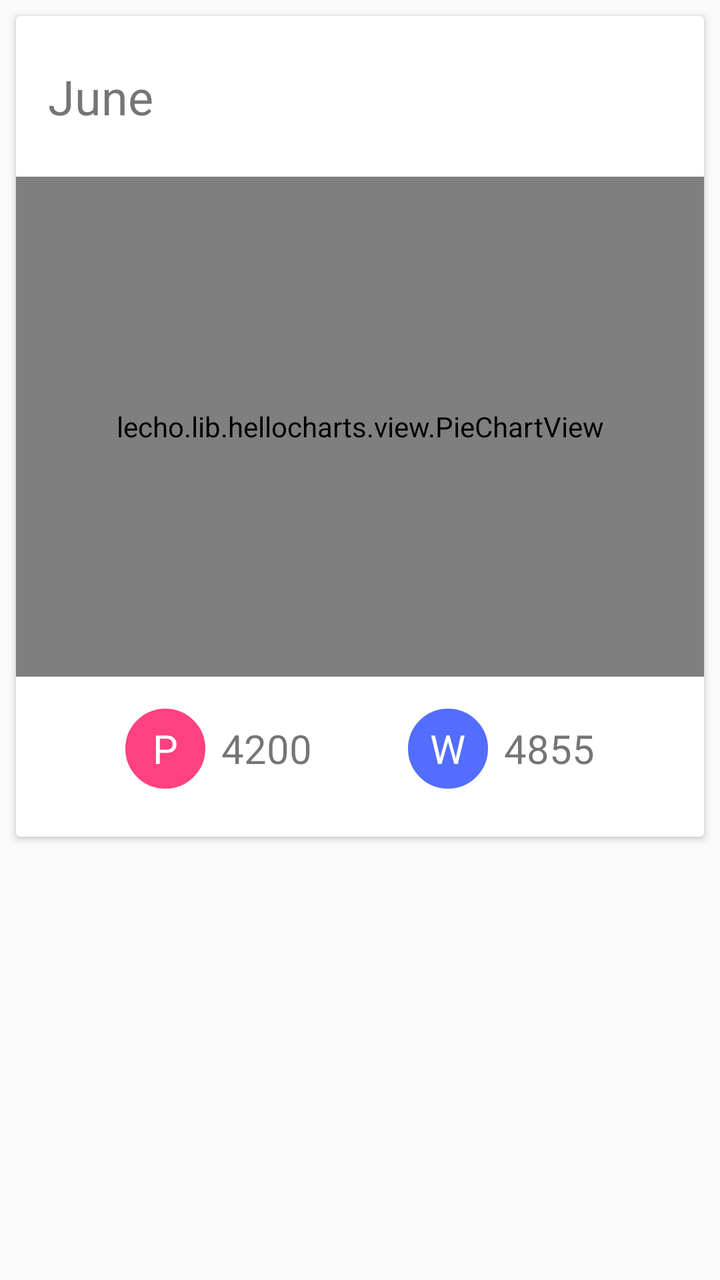
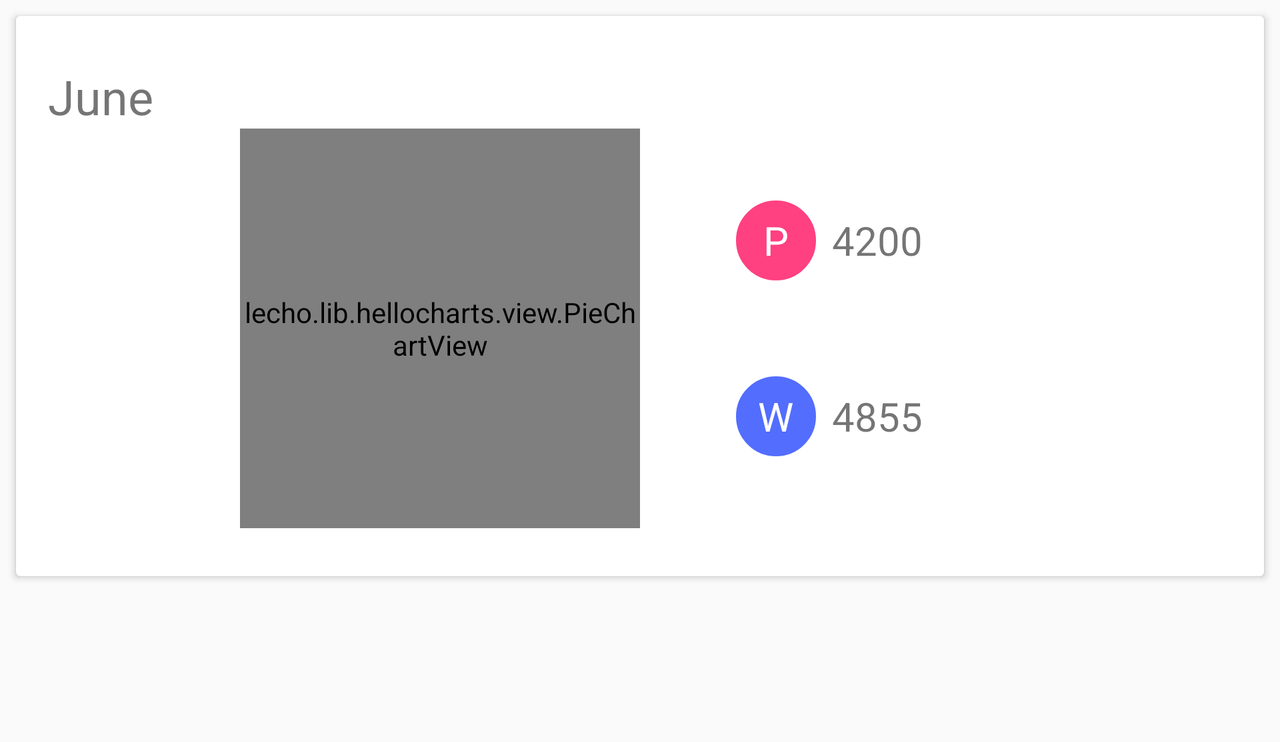

First picture: res/layout/ on a phone held upright. Second picture: the repository's own variant of that layout, on a device whose configuration matches the variant's folder. Source for both follows.
<!-- AndroidManifest.xml: application theme AppTheme -->
<!-- res/layout/fragment_summary.xml -->
<?xml version="1.0" encoding="utf-8"?>
<ScrollView xmlns:android="http://schemas.android.com/apk/res/android"
    xmlns:tools="http://schemas.android.com/tools"
    android:orientation="vertical"
    android:layout_width="match_parent"
    android:layout_height="match_parent">

    <android.support.v7.widget.CardView
        xmlns:card_view="http://schemas.android.com/apk/res-auto"
        android:layout_width="match_parent"
        android:layout_height="wrap_content"
        android:layout_margin="@dimen/card_edge_margin"
        card_view:cardCornerRadius="@dimen/card_corner_radius">

        <RelativeLayout
            android:layout_width="match_parent"
            android:layout_height="match_parent">

            <TextView
                android:id="@+id/period"
                android:layout_width="wrap_content"
                android:layout_height="wrap_content"
                android:layout_alignParentLeft="true"
                android:layout_alignParentStart="true"
                android:paddingTop="@dimen/card_title_large_padding_top"
                android:paddingLeft="@dimen/card_content_padding"
                android:paddingStart="@dimen/card_content_padding"
                android:paddingBottom="@dimen/card_content_large_padding"
                android:textSize="@dimen/card_large_title_text_size"
                tools:text="June" />

            <lecho.lib.hellocharts.view.PieChartView
                android:id="@+id/chart"
                android:layout_width="match_parent"
                android:layout_height="250dp"
                android:layout_below="@id/period"
                android:layout_centerHorizontal="true" />

            <FrameLayout
                android:id="@+id/divider_view"
                android:layout_width="48dp"
                android:layout_height="wrap_content"
                android:layout_below="@id/chart"
                android:layout_centerHorizontal="true" />

            <LinearLayout
                android:layout_width="wrap_content"
                android:layout_height="wrap_content"
                android:orientation="horizontal"
                android:layout_below="@id/chart"
                android:layout_toLeftOf="@id/divider_view"
                android:layout_toStartOf="@id/divider_view"
                android:paddingTop="@dimen/card_content_padding"
                android:paddingBottom="@dimen/card_content_large_padding">

                <FrameLayout
                    android:layout_width="wrap_content"
                    android:layout_height="wrap_content">

                    <View
                        android:layout_width="40dp"
                        android:layout_height="40dp"
                        android:background="@drawable/circle_private" />

                    <TextView
                        android:layout_width="wrap_content"
                        android:layout_height="wrap_content"
                        android:layout_gravity="center"
                        android:textSize="@dimen/title_text_size"
                        android:textColor="@color/white"
                        android:text="@string/trip_type_letter_private"/>
                </FrameLayout>

                <TextView
                    android:id="@+id/total_private_mileage"
                    android:layout_width="wrap_content"
                    android:layout_height="wrap_content"
                    android:layout_gravity="center_vertical"
                    android:layout_marginLeft="@dimen/content_space"
                    android:layout_marginStart="@dimen/content_space"
                    android:textSize="@dimen/title_text_size"
                    tools:text="4200"/>
            </LinearLayout>

            <LinearLayout
                android:layout_width="wrap_content"
                android:layout_height="wrap_content"
                android:orientation="horizontal"
                android:layout_below="@id/chart"
                android:layout_toRightOf="@id/divider_view"
                android:layout_toEndOf="@id/divider_view"
                android:paddingTop="@dimen/card_content_padding">

                <FrameLayout
                    android:layout_width="wrap_content"
                    android:layout_height="wrap_content">

                    <View
                        android:layout_width="40dp"
                        android:layout_height="40dp"
                        android:background="@drawable/circle_work" />

                    <TextView
                        android:layout_width="wrap_content"
                        android:layout_height="wrap_content"
                        android:layout_gravity="center"
                        android:textSize="@dimen/title_text_size"
                        android:textColor="@color/white"
                        android:text="@string/trip_type_letter_work"/>
                </FrameLayout>

                <TextView
                    android:id="@+id/total_work_mileage"
                    android:layout_width="wrap_content"
                    android:layout_height="wrap_content"
                    android:layout_gravity="center_vertical"
                    android:layout_marginLeft="@dimen/content_space"
                    android:layout_marginStart="@dimen/content_space"
                    android:textSize="@dimen/title_text_size"
                    tools:text="4855"/>
            </LinearLayout>
        </RelativeLayout>
    </android.support.v7.widget.CardView>
</ScrollView>
<!-- resources referenced by this layout -->
<resources>
  <color name="white">#FFFFFF</color>
  <dimen name="card_content_large_padding">24dp</dimen>
  <dimen name="card_content_padding">16dp</dimen>
  <dimen name="card_corner_radius">2dp</dimen>
  <dimen name="card_edge_margin">8dp</dimen>
  <dimen name="card_large_title_text_size">24sp</dimen>
  <dimen name="card_title_large_padding_top">24dp</dimen>
  <dimen name="content_space">8dp</dimen>
  <dimen name="title_text_size">20sp</dimen>
  <!-- drawable circle_private (drawable) -->
  <?xml version="1.0" encoding="utf-8"?>
  <shape xmlns:android="http://schemas.android.com/apk/res/android"
      android:shape="oval">
  
      <solid android:color="@color/colorAccent"/>
      <stroke
          android:color="@color/colorAccent"
          android:width="1dp"/>
  
      <corners
          android:bottomLeftRadius="2dp"
          android:bottomRightRadius="2dp"
          android:topLeftRadius="2dp"
          android:topRightRadius="2dp"/>
  </shape>
  <!-- drawable circle_work (drawable) -->
  <?xml version="1.0" encoding="utf-8"?>
  <shape xmlns:android="http://schemas.android.com/apk/res/android"
      android:shape="oval">
  
      <solid android:color="@color/colorAccentAlternative"/>
      <stroke
          android:color="@color/colorAccentAlternative"
          android:width="1dp"/>
  
      <corners
          android:bottomLeftRadius="2dp"
          android:bottomRightRadius="2dp"
          android:topLeftRadius="2dp"
          android:topRightRadius="2dp"/>
  </shape>
  <string name="trip_type_letter_private">P</string>
  <string name="trip_type_letter_work">W</string>
  <style name="AppTheme" parent="Theme.AppCompat.Light.DarkActionBar">
          
          <item name="colorPrimary">@color/colorPrimary</item>
          <item name="colorPrimaryDark">@color/colorPrimaryDark</item>
          <item name="colorAccent">@color/colorAccent</item>
      </style>
  <color name="colorAccent">#FF4081</color>
  <color name="colorAccentAlternative">#536DFE</color>
  <color name="colorPrimary">#3F51B5</color>
  <color name="colorPrimaryDark">#303F9F</color>
</resources>
<!-- res/layout-land/fragment_summary.xml (the repository's variant of the layout above) -->
<!-- drawn on the phone turned sideways -->
<?xml version="1.0" encoding="utf-8"?>
<ScrollView xmlns:android="http://schemas.android.com/apk/res/android"
    xmlns:tools="http://schemas.android.com/tools"
    android:orientation="vertical"
    android:layout_width="match_parent"
    android:layout_height="match_parent">

    <FrameLayout
        android:layout_width="match_parent"
        android:layout_height="wrap_content"
        android:layout_marginBottom="@dimen/compensation_margin_bottom">

        <android.support.v7.widget.CardView
            xmlns:card_view="http://schemas.android.com/apk/res-auto"
            android:layout_width="match_parent"
            android:layout_height="wrap_content"
            android:layout_margin="@dimen/card_edge_margin"
            card_view:cardCornerRadius="@dimen/card_corner_radius">

            <RelativeLayout
                android:layout_width="match_parent"
                android:layout_height="match_parent">

                <TextView
                    android:id="@+id/period"
                    android:layout_width="wrap_content"
                    android:layout_height="wrap_content"
                    android:layout_alignParentLeft="true"
                    android:layout_alignParentStart="true"
                    android:paddingTop="@dimen/card_title_large_padding_top"
                    android:paddingLeft="@dimen/card_content_padding"
                    android:paddingStart="@dimen/card_content_padding"
                    android:paddingRight="@dimen/card_content_padding"
                    android:paddingEnd="@dimen/card_content_padding"
                    android:textSize="@dimen/card_large_title_text_size"
                    tools:text="June" />

                <lecho.lib.hellocharts.view.PieChartView
                    android:id="@+id/chart"
                    android:layout_width="@dimen/chart_size"
                    android:layout_height="@dimen/chart_size"
                    android:layout_toLeftOf="@id/divider_view"
                    android:layout_toStartOf="@id/divider_view"
                    android:layout_below="@id/period"/>

                <FrameLayout
                    android:id="@+id/divider_view"
                    android:layout_width="wrap_content"
                    android:layout_height="@dimen/chart_size"
                    android:layout_centerHorizontal="true"
                    android:layout_below="@id/period"

                    android:layout_marginBottom="@dimen/card_content_large_padding"/>

                <RelativeLayout
                    android:layout_width="wrap_content"
                    android:layout_height="@dimen/chart_size"
                    android:layout_toRightOf="@id/divider_view"
                    android:layout_toEndOf="@id/divider_view"
                    android:layout_below="@id/period"
                    android:layout_marginLeft="@dimen/divider_width"
                    android:layout_marginStart="@dimen/divider_width">

                    <FrameLayout
                        android:id="@+id/mileage_divider_view"
                        android:layout_width="@dimen/divider_width"
                        android:layout_height="@dimen/divider_width"
                        android:layout_centerVertical="true"/>

                    <LinearLayout
                        android:layout_width="wrap_content"
                        android:layout_height="wrap_content"
                        android:orientation="horizontal"
                        android:layout_above="@id/mileage_divider_view">

                        <FrameLayout
                            android:layout_width="wrap_content"
                            android:layout_height="wrap_content"
                            android:layout_gravity="center_vertical">

                            <View
                                android:layout_width="@dimen/list_item_icon_size"
                                android:layout_height="@dimen/list_item_icon_size"
                                android:background="@drawable/circle_private" />

                            <TextView
                                android:layout_width="wrap_content"
                                android:layout_height="wrap_content"
                                android:layout_gravity="center"
                                android:textSize="@dimen/title_text_size"
                                android:textColor="@color/white"
                                android:text="@string/trip_type_letter_private"
                                android:contentDescription="@string/trip_type_letter_private"/>
                        </FrameLayout>

                        <TextView
                            android:id="@+id/total_private_mileage"
                            android:layout_width="wrap_content"
                            android:layout_height="wrap_content"
                            android:layout_gravity="center_vertical"
                            android:layout_marginLeft="@dimen/content_space"
                            android:layout_marginStart="@dimen/content_space"
                            android:textSize="@dimen/title_text_size"
                            tools:text="4200"/>
                    </LinearLayout>

                    <LinearLayout
                        android:layout_width="wrap_content"
                        android:layout_height="wrap_content"
                        android:orientation="horizontal"
                        android:layout_below="@id/mileage_divider_view">

                        <FrameLayout
                            android:layout_width="wrap_content"
                            android:layout_height="wrap_content"
                            android:layout_gravity="center_vertical">

                            <View
                                android:layout_width="@dimen/list_item_icon_size"
                                android:layout_height="@dimen/list_item_icon_size"
                                android:background="@drawable/circle_work" />

                            <TextView
                                android:layout_width="wrap_content"
                                android:layout_height="wrap_content"
                                android:layout_gravity="center"
                                android:textSize="@dimen/title_text_size"
                                android:textColor="@color/white"
                                android:text="@string/trip_type_letter_work"
                                android:contentDescription="@string/trip_type_letter_work"/>
                        </FrameLayout>

                        <TextView
                            android:id="@+id/total_work_mileage"
                            android:layout_width="wrap_content"
                            android:layout_height="wrap_content"
                            android:layout_gravity="center_vertical"
                            android:layout_marginLeft="@dimen/content_space"
                            android:layout_marginStart="@dimen/content_space"
                            android:textSize="@dimen/title_text_size"
                            tools:text="4855"/>
                    </LinearLayout>
                </RelativeLayout>
            </RelativeLayout>
        </android.support.v7.widget.CardView>
    </FrameLayout>
</ScrollView>
<!-- resources referenced by the variant -->
<!-- as the phone turned sideways resolves them -->
<resources>
  <color name="white">#FFFFFF</color>
  <dimen name="card_content_large_padding">24dp</dimen>
  <dimen name="card_content_padding">16dp</dimen>
  <dimen name="card_corner_radius">2dp</dimen>
  <dimen name="card_edge_margin">8dp</dimen>
  <dimen name="card_large_title_text_size">24sp</dimen>
  <dimen name="card_title_large_padding_top">24dp</dimen>
  <!-- from res/values-land/ -->
  <dimen name="chart_size">200dp</dimen>
  <!-- from res/values-land/ -->
  <dimen name="compensation_margin_bottom">75dp</dimen>
  <dimen name="content_space">8dp</dimen>
  <dimen name="divider_width">48dp</dimen>
  <dimen name="list_item_icon_size">40dp</dimen>
  <dimen name="title_text_size">20sp</dimen>
  <!-- drawable circle_private (drawable) -->
  <?xml version="1.0" encoding="utf-8"?>
  <shape xmlns:android="http://schemas.android.com/apk/res/android"
      android:shape="oval">
  
      <solid android:color="@color/colorAccent"/>
      <stroke
          android:color="@color/colorAccent"
          android:width="1dp"/>
  
      <corners
          android:bottomLeftRadius="2dp"
          android:bottomRightRadius="2dp"
          android:topLeftRadius="2dp"
          android:topRightRadius="2dp"/>
  </shape>
  <!-- drawable circle_work (drawable) -->
  <?xml version="1.0" encoding="utf-8"?>
  <shape xmlns:android="http://schemas.android.com/apk/res/android"
      android:shape="oval">
  
      <solid android:color="@color/colorAccentAlternative"/>
      <stroke
          android:color="@color/colorAccentAlternative"
          android:width="1dp"/>
  
      <corners
          android:bottomLeftRadius="2dp"
          android:bottomRightRadius="2dp"
          android:topLeftRadius="2dp"
          android:topRightRadius="2dp"/>
  </shape>
  <string name="trip_type_letter_private">P</string>
  <string name="trip_type_letter_work">W</string>
  <style name="AppTheme" parent="Theme.AppCompat.Light.DarkActionBar">
          
          <item name="colorPrimary">@color/colorPrimary</item>
          <item name="colorPrimaryDark">@color/colorPrimaryDark</item>
          <item name="colorAccent">@color/colorAccent</item>
      </style>
  <color name="colorAccent">#FF4081</color>
  <color name="colorAccentAlternative">#536DFE</color>
  <color name="colorPrimary">#3F51B5</color>
  <color name="colorPrimaryDark">#303F9F</color>
</resources>
